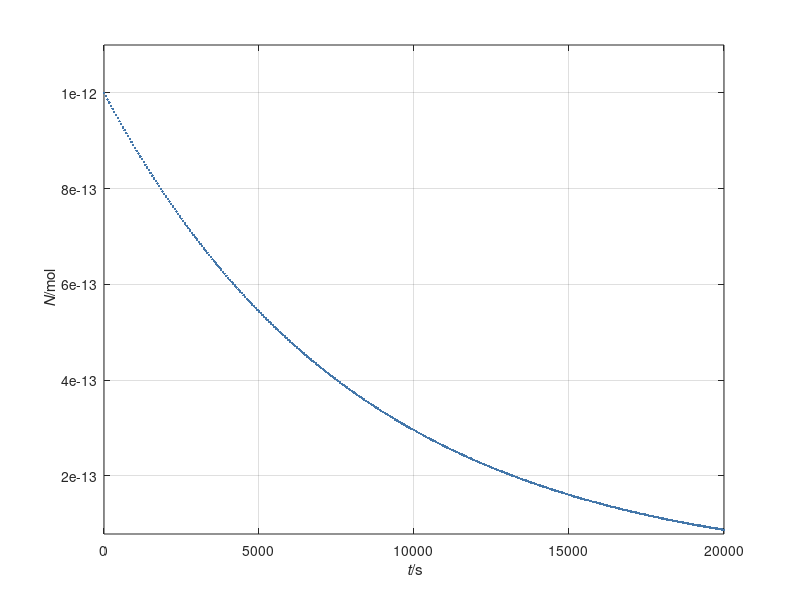

Write the MATLAB code that produced this figure.
%%% Time integration of radioactive decay

%% Constants
lambda = 0.000122;  % 1/yr: decay constant for C14

%% Initial conditions
t = 0;      % s: initial time
N = 1e-12;  % mol: initial amount of C14

%% Boundary conditions
J = 0;  % mol/s: matter influx of C14

%% Parameters for time loop
t1 = 20000;  % yr: final time
dt = 1;    % yr: time step %@

%% Plotting
dtplot = t1/360;  % time interval between plots
tplot = dtplot;	  % time for next plot
figure
plot(t, N, '.', 'color', '#4477AA')
xlabel('{\it t}/s'); ylabel('{\it N}/mol')
axis('tight'); grid on; hold on %@

%% Numerical time integration
while t < t1
  %% constitutive relations
  R = -lambda * N;

  %% step forward in time with balance law
  t = t + dt;
  N = N + (J + R) * dt; %@

  %% plot
  if t > tplot
    plot(t, N, '.', 'color', '#4477AA')
    pause(0)
    tplot = tplot + dtplot;
  end %@
end
